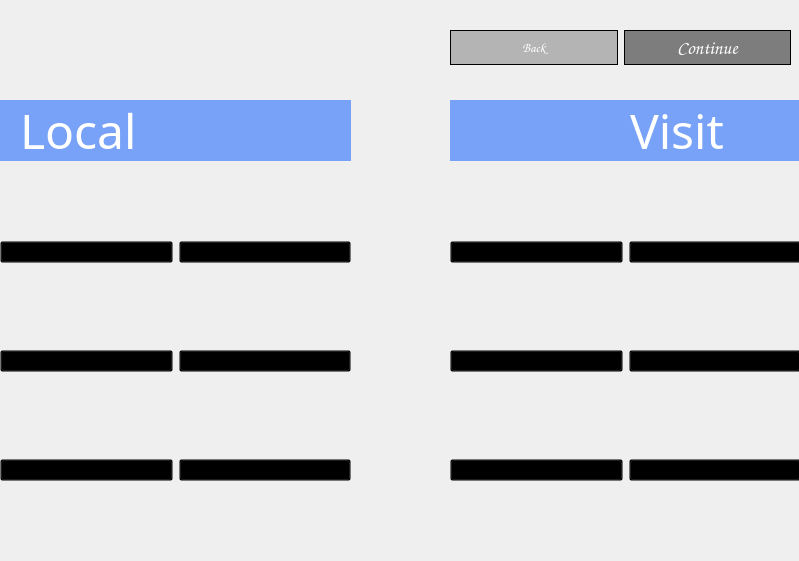
<?xml version="1.0" encoding="UTF-8"?>
<ui version="4.0">
 <class>VentanaSelector</class>
 <widget class="QWidget" name="VentanaSelector">
  <property name="geometry">
   <rect>
    <x>0</x>
    <y>0</y>
    <width>799</width>
    <height>561</height>
   </rect>
  </property>
  <property name="sizePolicy">
   <sizepolicy hsizetype="Fixed" vsizetype="Fixed">
    <horstretch>0</horstretch>
    <verstretch>0</verstretch>
   </sizepolicy>
  </property>
  <property name="windowTitle">
   <string>Teams Selector</string>
  </property>
  <property name="styleSheet">
   <string notr="true">QPushButton {
background: rgba(0,0,0,0);
}

QPushButton:hover {
border: 1px solid #222;
background: rgba(5,5,5,0.3);
}</string>
  </property>
  <widget class="QLabel" name="label">
   <property name="enabled">
    <bool>true</bool>
   </property>
   <property name="geometry">
    <rect>
     <x>-10</x>
     <y>0</y>
     <width>811</width>
     <height>561</height>
    </rect>
   </property>
   <property name="sizePolicy">
    <sizepolicy hsizetype="Fixed" vsizetype="Fixed">
     <horstretch>0</horstretch>
     <verstretch>0</verstretch>
    </sizepolicy>
   </property>
   <property name="mouseTracking">
    <bool>false</bool>
   </property>
   <property name="focusPolicy">
    <enum>Qt::NoFocus</enum>
   </property>
   <property name="accessibleName">
    <string notr="true"/>
   </property>
   <property name="autoFillBackground">
    <bool>false</bool>
   </property>
   <property name="frameShadow">
    <enum>QFrame::Sunken</enum>
   </property>
   <property name="lineWidth">
    <number>1</number>
   </property>
   <property name="midLineWidth">
    <number>0</number>
   </property>
   <property name="text">
    <string/>
   </property>
   <property name="textFormat">
    <enum>Qt::AutoText</enum>
   </property>
   <property name="pixmap">
    <pixmap>images/choose.jpg</pixmap>
   </property>
   <property name="scaledContents">
    <bool>true</bool>
   </property>
  </widget>
  <widget class="QLabel" name="label_3">
   <property name="geometry">
    <rect>
     <x>-20</x>
     <y>-30</y>
     <width>441</width>
     <height>151</height>
    </rect>
   </property>
   <property name="text">
    <string/>
   </property>
   <property name="pixmap">
    <pixmap>images/logo ce.png</pixmap>
   </property>
   <property name="scaledContents">
    <bool>true</bool>
   </property>
  </widget>
  <widget class="QLabel" name="label_2">
   <property name="geometry">
    <rect>
     <x>20</x>
     <y>90</y>
     <width>171</width>
     <height>81</height>
    </rect>
   </property>
   <property name="font">
    <font>
     <family>8514oem</family>
     <pointsize>36</pointsize>
    </font>
   </property>
   <property name="styleSheet">
    <string notr="true">color: rgb(255, 255, 255)</string>
   </property>
   <property name="text">
    <string>Local</string>
   </property>
  </widget>
  <widget class="QLabel" name="label_4">
   <property name="geometry">
    <rect>
     <x>630</x>
     <y>90</y>
     <width>201</width>
     <height>81</height>
    </rect>
   </property>
   <property name="font">
    <font>
     <family>8514oem</family>
     <pointsize>36</pointsize>
    </font>
   </property>
   <property name="styleSheet">
    <string notr="true">color: rgb(255, 255, 255)</string>
   </property>
   <property name="text">
    <string>Visit</string>
   </property>
  </widget>
  <widget class="QLabel" name="label_5">
   <property name="geometry">
    <rect>
     <x>0</x>
     <y>100</y>
     <width>351</width>
     <height>61</height>
    </rect>
   </property>
   <property name="styleSheet">
    <string notr="true">background: rgba(0, 85, 255,0.5)</string>
   </property>
   <property name="text">
    <string/>
   </property>
  </widget>
  <widget class="QLabel" name="label_6">
   <property name="geometry">
    <rect>
     <x>450</x>
     <y>100</y>
     <width>351</width>
     <height>61</height>
    </rect>
   </property>
   <property name="styleSheet">
    <string notr="true">background: rgba(0, 85, 255,0.5)</string>
   </property>
   <property name="text">
    <string/>
   </property>
  </widget>
  <widget class="QWidget" name="gridLayoutWidget">
   <property name="geometry">
    <rect>
     <x>0</x>
     <y>160</y>
     <width>351</width>
     <height>403</height>
    </rect>
   </property>
   <layout class="QGridLayout" name="gridLayout">
    <item row="0" column="0">
     <widget class="QPushButton" name="L1">
      <property name="styleSheet">
       <string notr="true"/>
      </property>
      <property name="text">
       <string/>
      </property>
      <property name="icon">
       <iconset>
        <normaloff>images/barcelona.png</normaloff>
        <normalon>images/barcelona.png</normalon>images/barcelona.png</iconset>
      </property>
      <property name="iconSize">
       <size>
        <width>115</width>
        <height>115</height>
       </size>
      </property>
      <property name="checkable">
       <bool>true</bool>
      </property>
      <property name="checked">
       <bool>false</bool>
      </property>
     </widget>
    </item>
    <item row="1" column="0">
     <widget class="QPushButton" name="L3">
      <property name="text">
       <string/>
      </property>
      <property name="icon">
       <iconset>
        <normaloff>images/Bayern.png</normaloff>images/Bayern.png</iconset>
      </property>
      <property name="iconSize">
       <size>
        <width>120</width>
        <height>120</height>
       </size>
      </property>
      <property name="checkable">
       <bool>true</bool>
      </property>
     </widget>
    </item>
    <item row="0" column="1">
     <widget class="QPushButton" name="L2">
      <property name="text">
       <string/>
      </property>
      <property name="icon">
       <iconset>
        <normaloff>images/Madrid.png</normaloff>images/Madrid.png</iconset>
      </property>
      <property name="iconSize">
       <size>
        <width>120</width>
        <height>120</height>
       </size>
      </property>
      <property name="checkable">
       <bool>true</bool>
      </property>
     </widget>
    </item>
    <item row="1" column="1">
     <widget class="QPushButton" name="L4">
      <property name="text">
       <string/>
      </property>
      <property name="icon">
       <iconset>
        <normaloff>images/psg.png</normaloff>images/psg.png</iconset>
      </property>
      <property name="iconSize">
       <size>
        <width>120</width>
        <height>120</height>
       </size>
      </property>
      <property name="checkable">
       <bool>true</bool>
      </property>
     </widget>
    </item>
    <item row="2" column="0">
     <widget class="QPushButton" name="L5">
      <property name="text">
       <string/>
      </property>
      <property name="icon">
       <iconset>
        <normaloff>images/arsenal.png</normaloff>images/arsenal.png</iconset>
      </property>
      <property name="iconSize">
       <size>
        <width>120</width>
        <height>120</height>
       </size>
      </property>
      <property name="checkable">
       <bool>true</bool>
      </property>
     </widget>
    </item>
    <item row="2" column="1">
     <widget class="QPushButton" name="L6">
      <property name="text">
       <string/>
      </property>
      <property name="icon">
       <iconset>
        <normaloff>images/juventus-hd-logo.png</normaloff>images/juventus-hd-logo.png</iconset>
      </property>
      <property name="iconSize">
       <size>
        <width>120</width>
        <height>120</height>
       </size>
      </property>
      <property name="checkable">
       <bool>true</bool>
      </property>
     </widget>
    </item>
   </layout>
  </widget>
  <widget class="QWidget" name="gridLayoutWidget_2">
   <property name="geometry">
    <rect>
     <x>450</x>
     <y>160</y>
     <width>351</width>
     <height>403</height>
    </rect>
   </property>
   <layout class="QGridLayout" name="gridLayout_2">
    <item row="0" column="0">
     <widget class="QPushButton" name="L1_2">
      <property name="styleSheet">
       <string notr="true"/>
      </property>
      <property name="text">
       <string/>
      </property>
      <property name="icon">
       <iconset>
        <normaloff>images/barcelona.png</normaloff>
        <normalon>images/barcelona.png</normalon>images/barcelona.png</iconset>
      </property>
      <property name="iconSize">
       <size>
        <width>115</width>
        <height>115</height>
       </size>
      </property>
      <property name="checkable">
       <bool>true</bool>
      </property>
      <property name="checked">
       <bool>false</bool>
      </property>
     </widget>
    </item>
    <item row="1" column="0">
     <widget class="QPushButton" name="L3_2">
      <property name="text">
       <string/>
      </property>
      <property name="icon">
       <iconset>
        <normaloff>images/Bayern.png</normaloff>images/Bayern.png</iconset>
      </property>
      <property name="iconSize">
       <size>
        <width>120</width>
        <height>120</height>
       </size>
      </property>
      <property name="checkable">
       <bool>true</bool>
      </property>
     </widget>
    </item>
    <item row="0" column="1">
     <widget class="QPushButton" name="L2_2">
      <property name="text">
       <string/>
      </property>
      <property name="icon">
       <iconset>
        <normaloff>images/Madrid.png</normaloff>images/Madrid.png</iconset>
      </property>
      <property name="iconSize">
       <size>
        <width>120</width>
        <height>120</height>
       </size>
      </property>
      <property name="checkable">
       <bool>true</bool>
      </property>
     </widget>
    </item>
    <item row="1" column="1">
     <widget class="QPushButton" name="L4_2">
      <property name="text">
       <string/>
      </property>
      <property name="icon">
       <iconset>
        <normaloff>images/psg.png</normaloff>images/psg.png</iconset>
      </property>
      <property name="iconSize">
       <size>
        <width>120</width>
        <height>120</height>
       </size>
      </property>
      <property name="checkable">
       <bool>true</bool>
      </property>
     </widget>
    </item>
    <item row="2" column="0">
     <widget class="QPushButton" name="L5_2">
      <property name="text">
       <string/>
      </property>
      <property name="icon">
       <iconset>
        <normaloff>images/arsenal.png</normaloff>images/arsenal.png</iconset>
      </property>
      <property name="iconSize">
       <size>
        <width>120</width>
        <height>120</height>
       </size>
      </property>
      <property name="checkable">
       <bool>true</bool>
      </property>
     </widget>
    </item>
    <item row="2" column="1">
     <widget class="QPushButton" name="L6_2">
      <property name="text">
       <string/>
      </property>
      <property name="icon">
       <iconset>
        <normaloff>images/juventus-hd-logo.png</normaloff>images/juventus-hd-logo.png</iconset>
      </property>
      <property name="iconSize">
       <size>
        <width>120</width>
        <height>120</height>
       </size>
      </property>
      <property name="checkable">
       <bool>true</bool>
      </property>
     </widget>
    </item>
   </layout>
  </widget>
  <widget class="QWidget" name="horizontalLayoutWidget">
   <property name="geometry">
    <rect>
     <x>450</x>
     <y>30</y>
     <width>341</width>
     <height>35</height>
    </rect>
   </property>
   <layout class="QHBoxLayout" name="horizontalLayout">
    <item>
     <widget class="QPushButton" name="pushButton">
      <property name="sizePolicy">
       <sizepolicy hsizetype="Minimum" vsizetype="Preferred">
        <horstretch>0</horstretch>
        <verstretch>0</verstretch>
       </sizepolicy>
      </property>
      <property name="font">
       <font>
        <family>Comic Sans MS</family>
        <pointsize>10</pointsize>
       </font>
      </property>
      <property name="styleSheet">
       <string notr="true">background:rgba(120, 120, 120, 0.5);
border: 1px solid;
color: rgb(255, 255, 255)</string>
      </property>
      <property name="text">
       <string>Back</string>
      </property>
     </widget>
    </item>
    <item>
     <widget class="QPushButton" name="pushButton_2">
      <property name="sizePolicy">
       <sizepolicy hsizetype="Minimum" vsizetype="Preferred">
        <horstretch>0</horstretch>
        <verstretch>0</verstretch>
       </sizepolicy>
      </property>
      <property name="font">
       <font>
        <family>Comic Sans MS</family>
        <pointsize>14</pointsize>
       </font>
      </property>
      <property name="styleSheet">
       <string notr="true">background:rgba(10, 10, 10, 0.5);
color: rgb(255, 255, 255);
border: 1px solid;</string>
      </property>
      <property name="text">
       <string>Continue</string>
      </property>
     </widget>
    </item>
   </layout>
  </widget>
  <zorder>label</zorder>
  <zorder>label_3</zorder>
  <zorder>label_5</zorder>
  <zorder>label_2</zorder>
  <zorder>label_6</zorder>
  <zorder>label_4</zorder>
  <zorder>gridLayoutWidget</zorder>
  <zorder>gridLayoutWidget_2</zorder>
  <zorder>horizontalLayoutWidget</zorder>
 </widget>
 <tabstops>
  <tabstop>L1</tabstop>
  <tabstop>L2</tabstop>
  <tabstop>L3</tabstop>
  <tabstop>L4</tabstop>
  <tabstop>L5</tabstop>
  <tabstop>L6</tabstop>
  <tabstop>L1_2</tabstop>
  <tabstop>L2_2</tabstop>
  <tabstop>L3_2</tabstop>
  <tabstop>L4_2</tabstop>
  <tabstop>L5_2</tabstop>
  <tabstop>L6_2</tabstop>
  <tabstop>pushButton</tabstop>
  <tabstop>pushButton_2</tabstop>
 </tabstops>
 <resources/>
 <connections/>
</ui>
